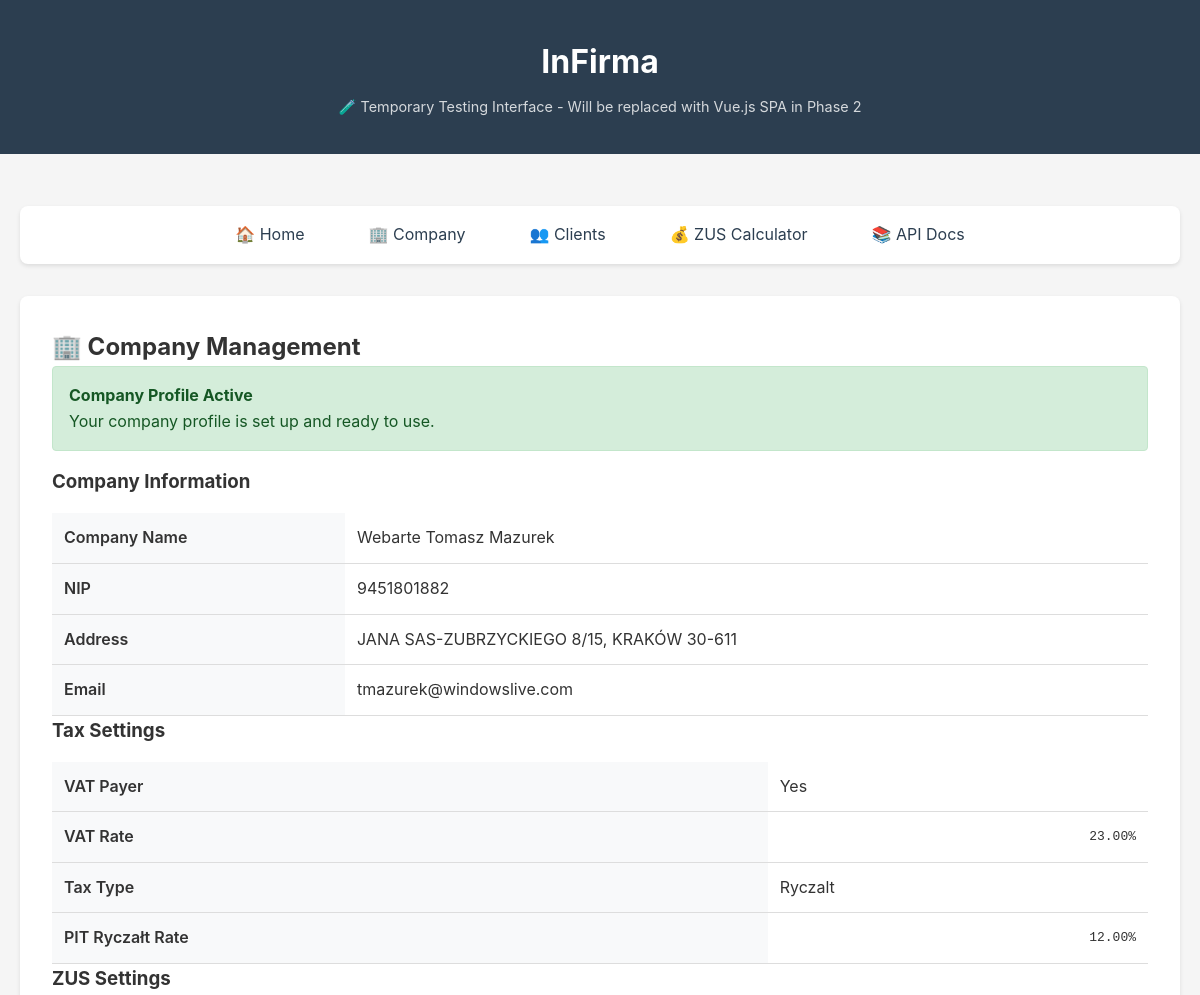
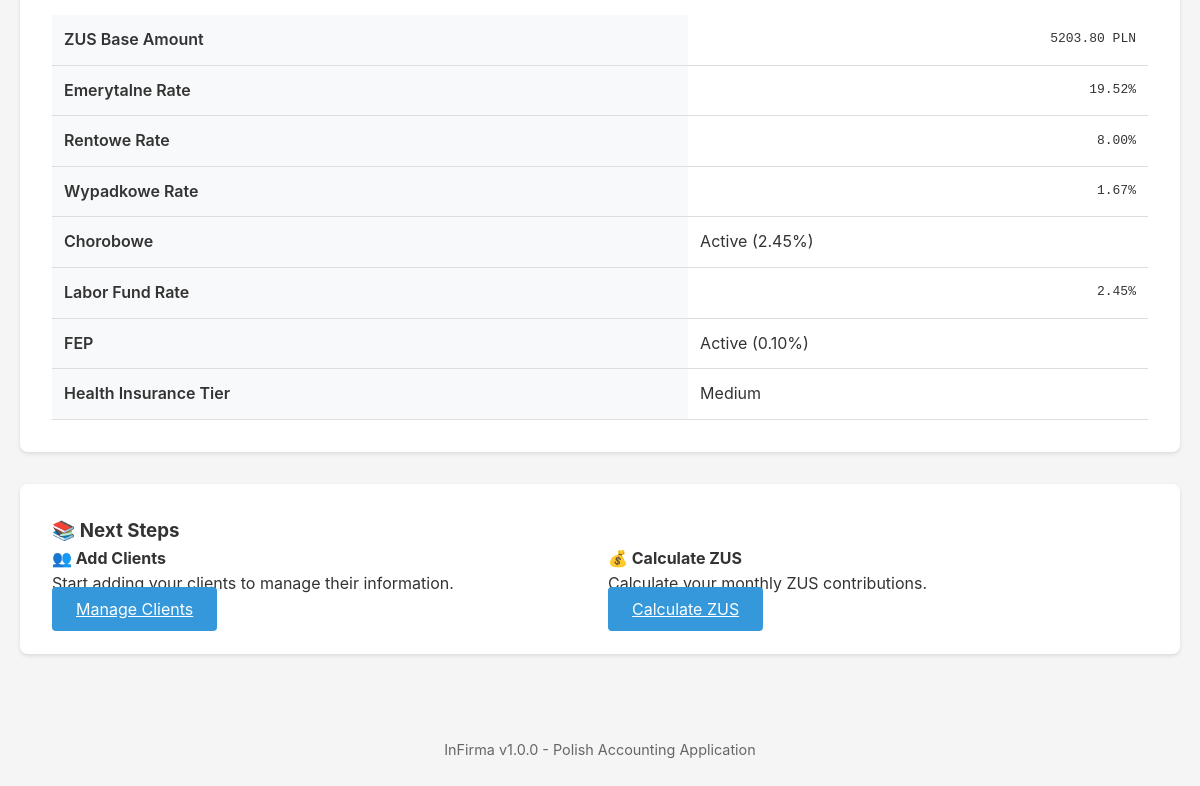
The app's page /web/company with its own data (2 pictures, top to bottom).
### app/models/company_models.py (models this page shows)
class CompanyProfile(SQLModel, table=True):
    id: Optional[int] = Field(default=None, primary_key=True)
    name: str = Field(max_length=255, description="Company name")
    nip: str = Field(max_length=10, unique=True, description="NIP number")
    regon: Optional[str] = Field(default=None, max_length=14, description="REGON number")
    krs: Optional[str] = Field(default=None, max_length=10, description="KRS number")
    street: str = Field(max_length=255, description="Street address")
    city: str = Field(max_length=100, description="City")
    postal_code: str = Field(max_length=6, description="Postal code")
    country: str = Field(default="Poland", max_length=100, description="Country")
    phone: Optional[str] = Field(default=None, max_length=20, description="Phone number")
    email: Optional[str] = Field(default=None, max_length=255, description="Email address")
    website: Optional[str] = Field(default=None, max_length=255, description="Website URL")
    business_activity: Optional[str] = Field(
        default=None,
        max_length=500,
        description="Description of business activity"
    )
    tax_settings: Optional["TaxSettings"] = Relationship(back_populates="company_profile")
    zus_settings: Optional["ZUSSettings"] = Relationship(back_populates="company_profile")

class TaxSettings(SQLModel, table=True):
    id: Optional[int] = Field(default=None, primary_key=True)
    company_profile_id: int = Field(foreign_key="companyprofile.id")
    is_vat_payer: bool = Field(default=True, description="Is VAT payer")
    vat_rate: Decimal = Field(
        default=Decimal("23.00"),
        max_digits=5,
        decimal_places=2,
        description="Default VAT rate (%)"
    )
    tax_type: TaxType = Field(default=TaxType.RYCZALT, description="Type of income tax")
    pit_ryczalt_rate: Decimal = Field(
        default=Decimal("12.00"),
        max_digits=5,
        decimal_places=2,
        description="PIT ryczałt rate for IT services (%)"
    )
    company_profile: CompanyProfile = Relationship(back_populates="tax_settings")

class ZUSSettings(SQLModel, table=True):
    id: Optional[int] = Field(default=None, primary_key=True)
    company_profile_id: int = Field(foreign_key="companyprofile.id")
    zus_base_amount: Decimal = Field(
        default=Decimal("5203.80"),
        max_digits=10,
        decimal_places=2,
        description="ZUS base amount for calculations (PLN)"
    )
    emerytalne_rate: Decimal = Field(
        default=Decimal("19.52"),
        max_digits=5,
        decimal_places=2,
        description="Emerytalne (pension) contribution rate (%)"
    )
    rentowe_rate: Decimal = Field(
        default=Decimal("8.00"),
        max_digits=5,
        decimal_places=2,
        description="Rentowe (disability) contribution rate (%)"
    )
    wypadkowe_rate: Decimal = Field(
        default=Decimal("1.67"),
        max_digits=5,
        decimal_places=2,
        description="Wypadkowe (accident) contribution rate (%)"
    )
    is_chorobowe_active: bool = Field(
        default=True,
        description="Is chorobowe (sickness) contribution active"
    )
    chorobowe_rate: Decimal = Field(
        default=Decimal("2.45"),
        max_digits=5,
        decimal_places=2,
        description="Chorobowe (sickness) contribution rate (%)"
    )
    labor_fund_rate: Decimal = Field(
        default=Decimal("2.45"),
        max_digits=5,
        decimal_places=2,
        description="Labor Fund contribution rate (%)"
    )
    is_fep_active: bool = Field(
        default=True,
        description="Is FEP (Guaranteed Employee Benefits Fund) contribution active"
    )
    fep_rate: Decimal = Field(
        default=Decimal("0.10"),
        max_digits=5,
        decimal_places=2,
        description="FEP contribution rate (%)"
    )
    health_insurance_tier: HealthInsuranceTier = Field(
        default=HealthInsuranceTier.MEDIUM,
        description="Health insurance tier"
    )
    effective_from: date = Field(
        default_factory=lambda: date.today(),
        description="Date from which these settings are effective"
    )
    company_profile: CompanyProfile = Relationship(back_populates="zus_settings")

### app/routers/web.py (the view)
@router.get("/web/company", response_class=HTMLResponse)
async def company_page(
    request: Request,
    session: AsyncSession = Depends(get_session)
):
    company_profile = await company_service.get_company_profile(session)
    tax_settings = None
    zus_settings = None
    if company_profile:
        tax_settings = await company_service.get_tax_settings(session, company_profile.id)
        zus_settings = await company_service.get_zus_settings(session, company_profile.id)
    return templates.TemplateResponse(
        "company.html",
        {
            "request": request,
            "version": settings.app_version,
            "company_profile": company_profile,
            "tax_settings": tax_settings,
            "zus_settings": zus_settings
        }
    )

### templates/company.html (shortened to what this page needs)
{% extends "base.html" %}
{% block content %}
<div class="card">
    <h2>🏢 Company Management</h2>
    {% if not company_profile %}
    <div class="alert alert-error">
        <strong>No Company Profile Found</strong><br>
        Please create your company profile to start using the application.
    </div>
    <h3>Create Company Profile</h3>
    <form method="post" action="/web/company/create">
        <div class="grid">
            <div class="form-group">
                <label for="name">Company Name *</label>
                <input type="text" id="name" name="name" required>
            </div>
            <div class="form-group">
                <label for="nip">NIP Number *</label>
                <input type="text" id="nip" name="nip" required placeholder="1234563224">
            </div>
        </div>
        <div class="grid">
            <div class="form-group">
                <label for="street">Street Address *</label>
                <input type="text" id="street" name="street" required>
            </div>
            <div class="form-group">
                <label for="city">City *</label>
                <input type="text" id="city" name="city" required>
            </div>
            <div class="form-group">
                <label for="postal_code">Postal Code *</label>
                <input type="text" id="postal_code" name="postal_code" required placeholder="00-001">
            </div>
        </div>
        <div class="grid">
            <div class="form-group">
                <label for="email">Email</label>
                <input type="email" id="email" name="email">
            </div>
            <div class="form-group">
                <label for="phone">Phone</label>
                <input type="text" id="phone" name="phone">
            </div>
        </div>
        <button type="submit" class="btn btn-success">Create Company Profile</button>
    </form>
    {% else %}
    <div class="alert alert-success">
        <strong>Company Profile Active</strong><br>
        Your company profile is set up and ready to use.
    </div>
    <h3>Company Information</h3>
    <div class="result-table">
        <table class="result-table">
            <tr>
                <th>Company Name</th>
                <td>{{ company_profile.name }}</td>
            </tr>
            <tr>
                <th>NIP</th>
                <td>{{ company_profile.nip }}</td>
            </tr>
            <tr>
                <th>Address</th>
                <td>{{ company_profile.street }}, {{ company_profile.city }} {{ company_profile.postal_code }}</td>
            </tr>
            {% if company_profile.email %}
            <tr>
                <th>Email</th>
                <td>{{ company_profile.email }}</td>
            </tr>
            {% endif %}
        </table>
    </div>
    {% if tax_settings %}
    <h3>Tax Settings</h3>
    <div class="result-table">
        <table class="result-table">
            <tr>
                <th>VAT Payer</th>
                <td>{{ "Yes" if tax_settings.is_vat_payer else "No" }}</td>
            </tr>
            <tr>
                <th>VAT Rate</th>
                <td class="amount">{{ tax_settings.vat_rate }}%</td>
            </tr>
            <tr>
                <th>Tax Type</th>
                <td>{{ tax_settings.tax_type.value.title() }}</td>
            </tr>
            <tr>
                <th>PIT Ryczałt Rate</th>
                <td class="amount">{{ tax_settings.pit_ryczalt_rate }}%</td>
            </tr>
        </table>
    </div>
    {% endif %}
    {% if zus_settings %}
    <h3>ZUS Settings</h3>
    <div class="result-table">
        <table class="result-table">
            <tr>
                <th>ZUS Base Amount</th>
                <td class="amount">{{ zus_settings.zus_base_amount }} PLN</td>
            </tr>
            <tr>
                <th>Emerytalne Rate</th>
                <td class="amount">{{ zus_settings.emerytalne_rate }}%</td>
            </tr>
            <tr>
                <th>Rentowe Rate</th>
                <td class="amount">{{ zus_settings.rentowe_rate }}%</td>
            </tr>
            <tr>
                <th>Wypadkowe Rate</th>
                <td class="amount">{{ zus_settings.wypadkowe_rate }}%</td>
            </tr>
            <tr>
                <th>Chorobowe</th>
                <td>{{ "Active" if zus_settings.is_chorobowe_active else "Inactive" }} ({{ zus_settings.chorobowe_rate }}%)</td>
            </tr>
            <tr>
                <th>Labor Fund Rate</th>
                <td class="amount">{{ zus_settings.labor_fund_rate }}%</td>
            </tr>
            <tr>
                <th>FEP</th>
                <td>{{ "Active" if zus_settings.is_fep_active else "Inactive" }} ({{ zus_settings.fep_rate }}%)</td>
            </tr>
            <tr>
                <th>Health Insurance Tier</th>
                <td>{{ zus_settings.health_insurance_tier.value.title() }}</td>
            </tr>
        </table>
    </div>
    {% endif %}
    {% endif %}
</div>
<div class="card">
    <h3>📚 Next Steps</h3>
    <div class="grid">
        <div>
            <h4>👥 Add Clients</h4>
            <p>Start adding your clients to manage their information.</p>
            <a href="/web/clients" class="btn">Manage Clients</a>
        </div>
        <div>
            <h4>💰 Calculate ZUS</h4>
            <p>Calculate your monthly ZUS contributions.</p>
            <a href="/web/zus" class="btn">Calculate ZUS</a>
        </div>
    </div>
</div>
{% endblock %}

### templates/base.html (shortened to what this page needs)
<!DOCTYPE html>
<html lang="pl">
<head>
</head>
<body>
    <div class="header">
        <div class="container">
            <h1>InFirma</h1>
            <p>🧪 Temporary Testing Interface - Will be replaced with Vue.js SPA in Phase 2</p>
        </div>
    </div>
    <div class="container">
        <nav class="nav">
            <ul>
                <li><a href="/">🏠 Home</a></li>
                <li><a href="/web/company">🏢 Company</a></li>
                <li><a href="/web/clients">👥 Clients</a></li>
                <li><a href="/web/zus">💰 ZUS Calculator</a></li>
                <li><a href="/docs">📚 API Docs</a></li>
            </ul>
        </nav>
        <main>
            {% block content %}{% endblock %}
        </main>
    </div>
    <div class="footer">
        <p>InFirma v{{ version }} - Polish Accounting Application</p>
    </div>
</body>
</html>

### templates/base.html (style rules this page uses)
* { margin: 0; padding: 0; box-sizing: border-box; }
body { font-family: -apple-system, BlinkMacSystemFont, 'Segoe UI', Roboto, sans-serif; line-height: 1.6; color: #333; background-color: #f5f5f5; }
.container { max-width: 1200px; margin: 0 auto; padding: 20px; }
.header { background: #2c3e50; color: white; padding: 1rem 0; margin-bottom: 2rem; }
.header h1 { text-align: center; margin-bottom: 0.5rem; }
.header p { text-align: center; opacity: 0.8; font-size: 0.9rem; }
.nav { background: white; padding: 1rem; border-radius: 8px; box-shadow: 0 2px 4px rgba(0,0,0,0.1); margin-bottom: 2rem; }
.nav ul { list-style: none; display: flex; gap: 2rem; justify-content: center; flex-wrap: wrap; }
.nav a { color: #2c3e50; text-decoration: none; padding: 0.5rem 1rem; border-radius: 4px; transition: background-color 0.3s; }
.card { background: white; padding: 2rem; border-radius: 8px; box-shadow: 0 2px 4px rgba(0,0,0,0.1); margin-bottom: 2rem; }
.btn { background: #3498db; color: white; padding: 0.75rem 1.5rem; border: none; border-radius: 4px; cursor: pointer; font-size: 1rem; transition: background-color 0.3s; }
.alert { padding: 1rem; border-radius: 4px; margin-bottom: 1rem; }
.alert-success { background: #d4edda; color: #155724; border: 1px solid #c3e6cb; }
.grid { display: grid; grid-template-columns: repeat(auto-fit, minmax(300px, 1fr)); gap: 1rem; }
.result-table { width: 100%; border-collapse: collapse; margin-top: 1rem; }
.result-table th, .result-table td { padding: 0.75rem; text-align: left; border-bottom: 1px solid #ddd; }
.result-table th { background: #f8f9fa; font-weight: 600; }
.result-table .amount { text-align: right; font-family: monospace; }
.footer { text-align: center; padding: 2rem; color: #666; font-size: 0.9rem; }

### records on screen
CompanyProfile: name "Webarte Tomasz Mazurek", nip "9451801882", street "JANA SAS-ZUBRZYCKIEGO 8/15", city "KRAKÓW", postal_code "30-611", email "tmazurek@windowslive.com"
TaxSettings: is_vat_payer "Yes", vat_rate "23.00", tax_type.value "Ryczalt", pit_ryczalt_rate "12.00"
ZUSSettings: zus_base_amount "5203.80", emerytalne_rate "19.52", rentowe_rate "8.00", wypadkowe_rate "1.67", is_chorobowe_active "Active", chorobowe_rate "2.45", labor_fund_rate "2.45", is_fep_active "Active", fep_rate "0.10", health_insurance_tier.value "Medium"

### other values on screen
{{ version }} "1.0.0"
